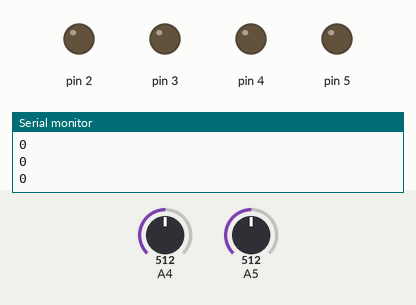
Recording of a sketch running on a simulated Arduino Uno, built with avr-gcc and run on an emulated ATmega328P. Shown: output pins drawn as LEDs (lit = HIGH), the last lines printed to the serial monitor. The inputs (shaded band) are chosen by the test bench; at power-on: A4 = 512, A5 = 512.

Above: at 1.2 s.
1.3 s: A4 set to 528
At 2.5 s:
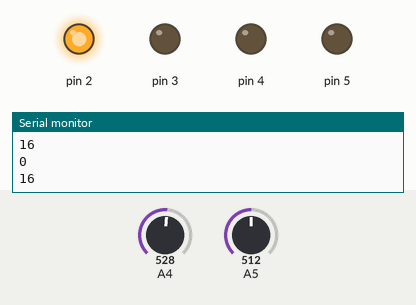
2.8 s: A5 set to 520
4.3 s: A5 set to 542
At 5.3 s:
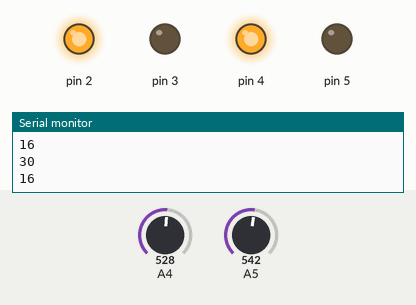
5.8 s: A4 set to 511
At 6.7 s:
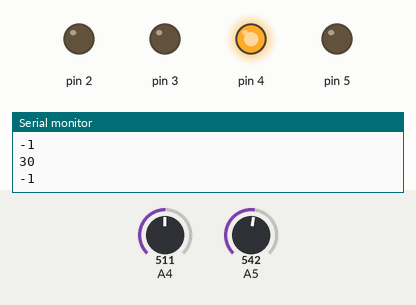
7.3 s: A4 set to 716
At 8.1 s:
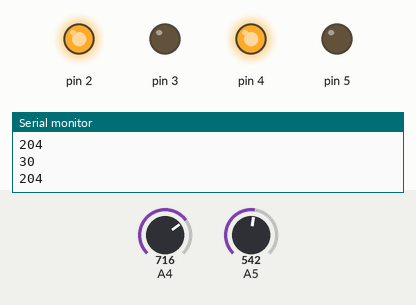
8.8 s: A4 set to 306
At 9.5 s:
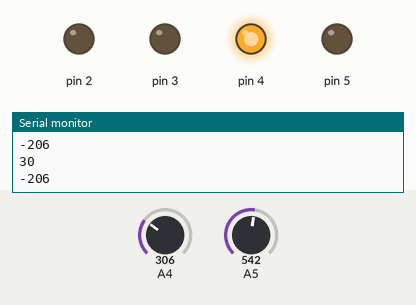
Timing chart, 0 to 11.3 s (numbered marks = the images above; inputs shaded):
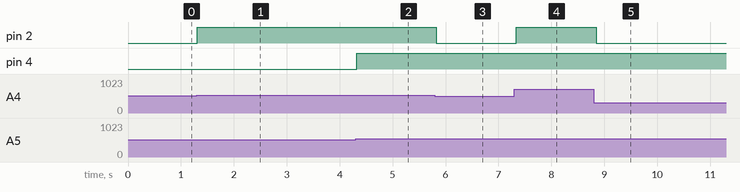

The sketch:

photo-axial.ino
```cpp
  int rightValue;
  int leftValue;

  int lCal;
  int rCal;

void setup() {
    Serial.begin(9600);
  // right motor
  pinMode(2, OUTPUT);
  pinMode(3, OUTPUT);

  // left motor
  pinMode(4, OUTPUT);
  pinMode(5, OUTPUT);

  pinMode(A5, INPUT);
  pinMode(A4, INPUT);

  lCal = analogRead(A4);
  rCal = analogRead(A5);
}

void loop() {
  rightValue = analogRead(A5);
    Serial.println(rightValue - rCal);
  leftValue = analogRead(A4);
    Serial.println(leftValue - lCal);

    Serial.println();

  if (leftValue > lCal + 7){
    // turn on left motor only
    digitalWrite(2, HIGH);
    digitalWrite(3, LOW);
  } else {
    digitalWrite(2, LOW);
    digitalWrite(3, LOW);
  }
  if (rightValue > rCal + 14){
    // turn on right motor only
    digitalWrite(4, HIGH);
    digitalWrite(5, LOW);
  } else {
    digitalWrite(4, LOW);
    digitalWrite(5, LOW);
  }

  delay(100);
}
```

Measured:
- the behaviour switches between 519 and 520 on A4 (found by bisection; images 0 and 1)
- the behaviour switches between 526 and 527 on A5 (found by bisection; images 1 and 2)
- after the input at 1.3 s, pin 2: LOW → HIGH at once
- after the input at 4.3 s, pin 4: LOW → HIGH at once
- after the input at 5.8 s, pin 2: HIGH → LOW at once
- after the input at 7.3 s, pin 2: LOW → HIGH at once
- after the input at 8.8 s, pin 2: HIGH → LOW at once
